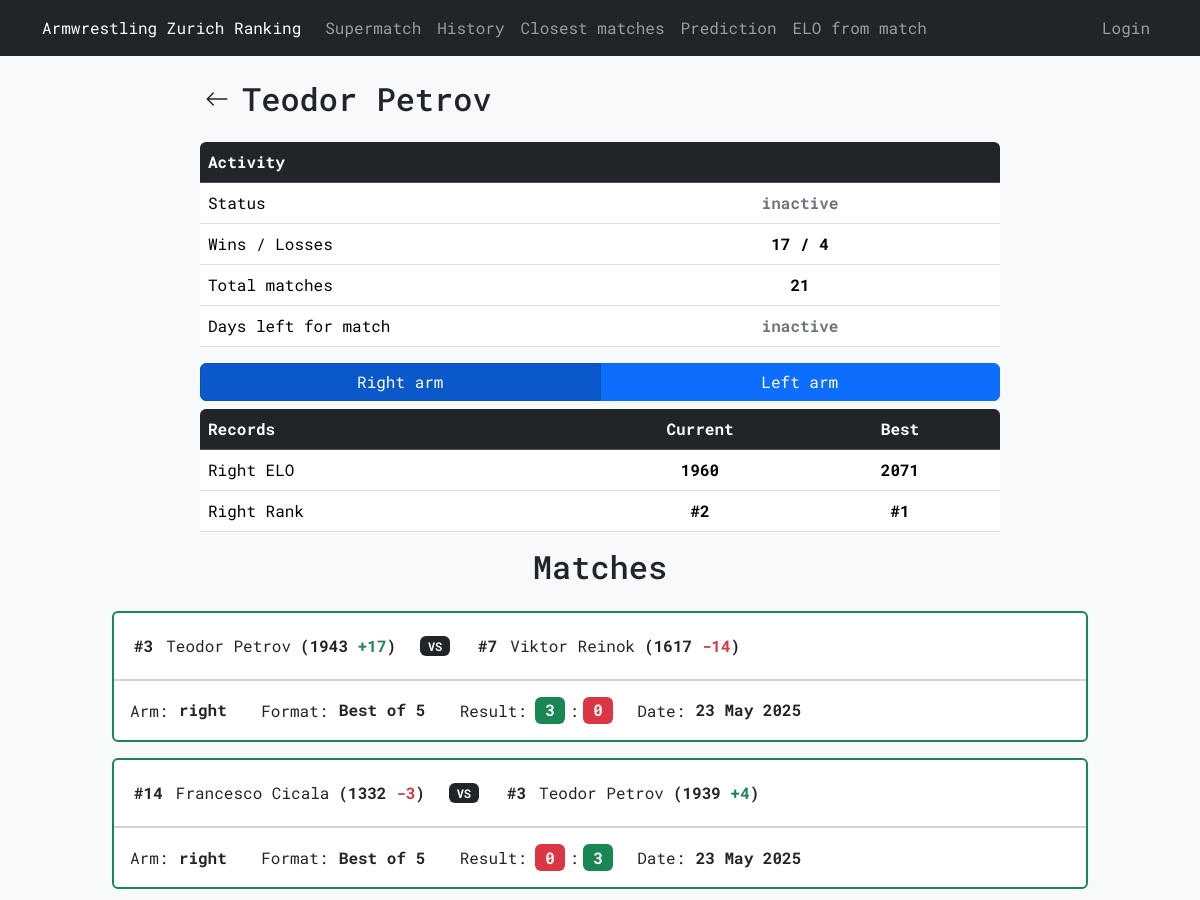
Before: /view_member?id=4&arm=right (upper part) with the older database file.
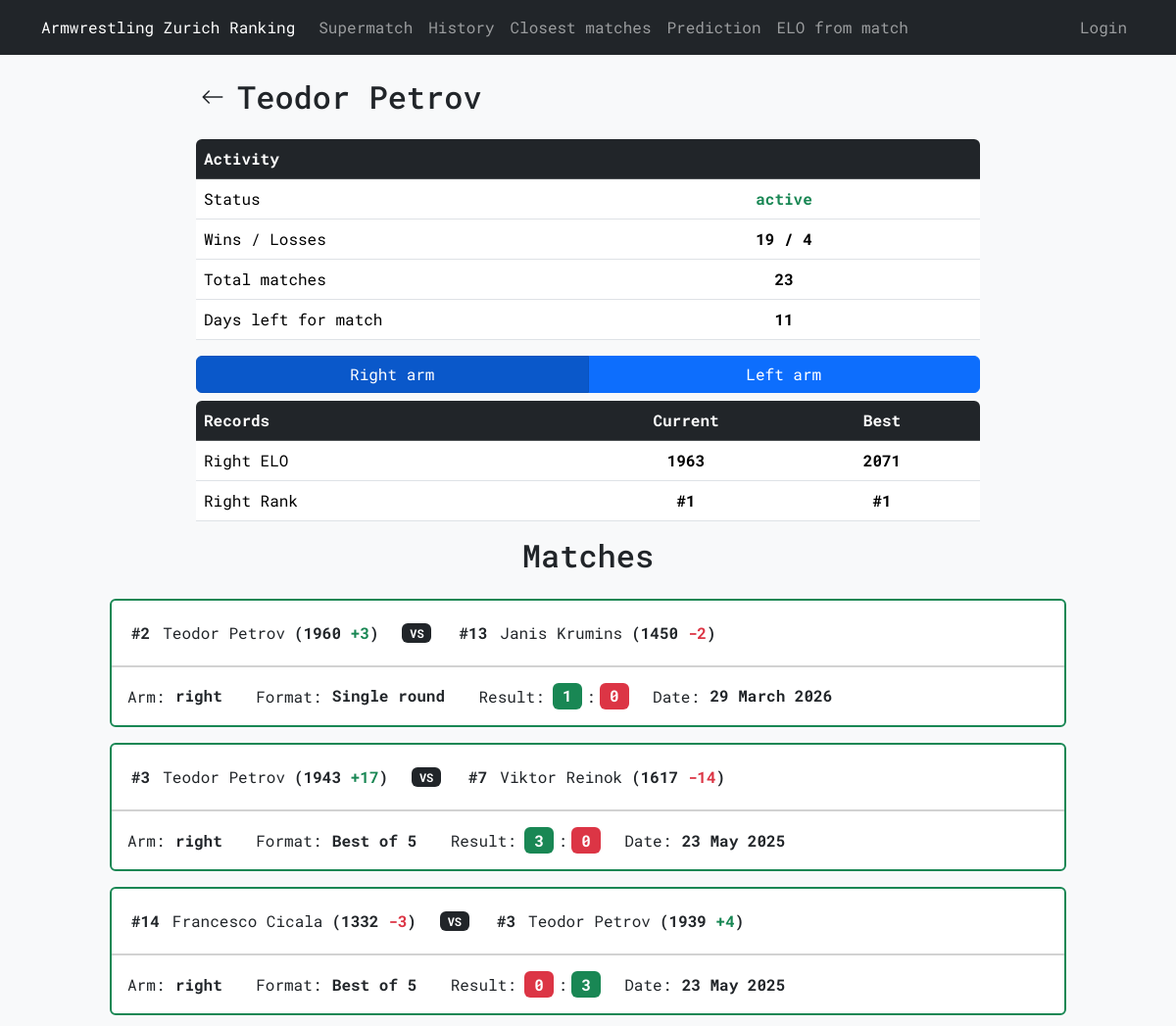
After: the same page with the newer database file.
### tables this page shows
CREATE TABLE "armwrestlers" (
    id INTEGER PRIMARY KEY AUTOINCREMENT,
    name TEXT NOT NULL UNIQUE,
    right_elo INTEGER NOT NULL,
    left_elo INTEGER NOT NULL,
    right_rank INTEGER,
    left_rank INTEGER,
    added_by TEXT NOT NULL,
    active_until DATE NOT NULL,
    last_edited_by TEXT, hidden INTEGER NOT NULL DEFAULT 0,
    FOREIGN KEY (added_by) REFERENCES users(username)
);

CREATE TABLE "history" (
    id INTEGER PRIMARY KEY AUTOINCREMENT,
    armwrestler1_id INTEGER NOT NULL,
    armwrestler2_id INTEGER NOT NULL,
    arm TEXT NOT NULL CHECK (arm IN ('right', 'left')),
    armwrestler1_rank INTEGER NOT NULL,
    armwrestler2_rank INTEGER NOT NULL,
    armwrestler1_elo INTEGER NOT NULL,
    armwrestler2_elo INTEGER NOT NULL,
    armwrestler1_score INTEGER NOT NULL,
    armwrestler2_score INTEGER NOT NULL,
    armwrestler1_elo_diff INTEGER NOT NULL,
    armwrestler2_elo_diff INTEGER NOT NULL,
    selected_format TEXT NOT NULL,
    date DATETIME DEFAULT CURRENT_TIMESTAMP,
    added_by TEXT NOT NULL,
    FOREIGN KEY (armwrestler1_id) REFERENCES armwrestlers(id),
    FOREIGN KEY (armwrestler2_id) REFERENCES armwrestlers(id),
    FOREIGN KEY (added_by) REFERENCES users(username)
);

### armelo_app.py (the view, shortened to what this page needs)
@app.route("/view_member", methods=["GET"])
def view_member():
    try:
        id = int(request.args.get('id'))
    except (ValueError, TypeError):
        raise NotFound()
    if request.args.get('arm') not in ('right', 'left'):
        return redirect(url_for('view_member', id=id, arm='right'))
    arm = get_arm()
    name_result = db_execute('SELECT name FROM armwrestlers WHERE id = ?', id)
    if not name_result:
        raise NotFound()
    name = name_result[0]['name']
    query = '''
        SELECT
            CASE WHEN a.hidden THEN 'hidden' WHEN a.active_until >= DATE('now') THEN 'active' ELSE 'inactive' END AS current_status,
            a.right_elo, a.left_elo, a.right_rank, a.left_rank,
            a.active_until
        FROM armwrestlers a
        WHERE a.id = ?
    '''
    current_status, current_right_elo, current_left_elo, current_right_rank, current_left_rank, active_until = db_execute(query, id)[0]
    wins, losses = 0, 0
    active_until_date = datetime.strptime(active_until, '%Y-%m-%d')
    days_left = (active_until_date - datetime.today()).days + 1
    days_left = days_left if days_left >= 0 else "inactive"
    history = db_execute('''
        SELECT a1.id AS armwrestler1_id, a1.name AS armwrestler1_name, a2.id AS armwrestler2_id, a2.name AS armwrestler2_name, h.arm,
               h.armwrestler1_rank, h.armwrestler2_rank, h.armwrestler1_elo, h.armwrestler2_elo,
               h.armwrestler1_score, h.armwrestler2_score, h.armwrestler1_elo_diff, h.armwrestler2_elo_diff,
               h.selected_format, h.date
        FROM history h
        JOIN armwrestlers a1 ON h.armwrestler1_id = a1.id
        JOIN armwrestlers a2 ON h.armwrestler2_id = a2.id
        WHERE h.armwrestler1_id = ? OR h.armwrestler2_id = ?
        ORDER BY h.id DESC
    ''', id, id)
    selected_arm_history = []
    if history:
        best_right_elo = current_right_elo
        best_left_elo = current_left_elo
        best_right_rank = current_right_rank
        best_left_rank = current_left_rank
        wins_losses = []
        for record in history:
            is_armwrestler1 = record['armwrestler1_id'] == id
            match_arm = record['arm']
            elo = record['armwrestler1_elo'] if is_armwrestler1 else record['armwrestler2_elo']
            rank = record['armwrestler1_rank'] if is_armwrestler1 else record['armwrestler2_rank']
            my_score, opponent_score = (record['armwrestler1_score'], record['armwrestler2_score']) if is_armwrestler1 else (record['armwrestler2_score'], record['armwrestler1_score'])
            if my_score > opponent_score:
                wins += 1
                if match_arm == arm:
                    wins_losses.append("win")
            elif my_score < opponent_score:
                losses += 1
                if match_arm == arm:
                    wins_losses.append("loss")
            elif match_arm == arm:
                wins_losses.append("draw")
            if match_arm == 'right':
                best_right_elo = max(best_right_elo, elo)
                best_right_rank = min(best_right_rank, rank) if best_right_rank is not None else rank
                if arm == 'right':
                    selected_arm_history.append(record)
            elif match_arm == 'left':
                best_left_elo = max(best_left_elo, elo)
                best_left_rank = min(best_left_rank, rank) if best_left_rank is not None else rank
                if arm == 'left':
                    selected_arm_history.append(record)
        formatted_data = get_matches_formatted_data(selected_arm_history)
        total_matches = len(history)
    badges_for_arm = db_execute('''
        SELECT badges.name, badges.color
        FROM armwrestler_badges
        JOIN badges ON armwrestler_badges.badge_id = badges.id
        WHERE armwrestler_badges.armwrestler_id = ? AND armwrestler_badges.arm = ?
    ''', id, arm)
    template_data = {
        'id': id,
        'name': name,
        'current_right_elo': current_right_elo, 'current_left_elo': current_left_elo,
        'current_right_rank': current_right_rank, 'current_left_rank': current_left_rank,
        'best_right_elo': best_right_elo, 'best_left_elo': best_left_elo,
        'best_right_rank': best_right_rank, 'best_left_rank': best_left_rank,
        'current_status': current_status,
        'matches': selected_arm_history, 'formatted_data': formatted_data,
        'wins': wins, 'losses': losses, 'total_matches': total_matches,
        'days_left': days_left, 'wins_losses': wins_losses,
        'arm': arm,
        'badges_for_arm': badges_for_arm
    }
    if is_htmx():
        return render_template('view_member_partial.html', **template_data)
    return render_template('view_member.html', **template_data)

### templates/view_member.html (shortened to what this page needs)
{% extends "layout.html" %}
{% from 'macros.html' import back_header %}
{% block content %}
<div class="mx-auto" style="max-width: 800px;">
    {{ back_header(name) }}
    <div class="table-responsive rounded">
        <table class="table">
            <thead class="table-dark">
                <tr>
                    <th colspan="2" class="align-middle">Activity</th>
                </tr>
            </thead>
            <tbody>
                <tr>
                    <td class="w-50 align-middle">Status</td>
                    <td class="text-center align-middle">
                        <span class="{% if current_status == 'active' %}text-success{% else %}text-secondary{% endif %}">
                            <strong>{{ current_status }}</strong>
                        </span>
                    </td>
                </tr>
                <tr>
                    <td class="w-50 align-middle">Wins / Losses</td>
                    <td class="text-center align-middle">
                        <strong>{{ wins }} / {{ losses }}</strong>
                    </td>
                </tr>
                <tr>
                    <td class="w-50 align-middle">Total matches</td>
                    <td class="text-center align-middle">
                        <strong>{{ total_matches }}</strong>
                    </td>
                </tr>
                <tr>
                    <td class="w-50 align-middle">Days left for match</td>
                    <td class="text-center align-middle {% if days_left == 'inactive' %}text-secondary{% endif %}">
                        <strong>{{ days_left }}</strong>
                    </td>
                </tr>
            </tbody>
        </table>
    </div>
</div>
<div id="arm_info">
    {% include 'view_member_partial.html' %}
</div>
{% endblock %}

### templates/macros.html (shortened to what this page needs)
{% macro back_header(title) %}
<div class="mb-4">
    <div class="row m-auto">
        <div class="col-auto p-0 d-flex align-items-center">
            <form action="{{ url_for('ranking') }}" method="GET">
                <button type="submit" class="btn btn-generic px-1 py-1 d-flex align-items-center">
                    <svg xmlns="http://www.w3.org/2000/svg" width="24" height="24" fill="currentColor" class="bi bi-arrow-left" viewBox="0 0 16 16">
                        <path fill-rule="evenodd" d="M15 8a.5.5 0 0 0-.5-.5H2.707l3.147-3.146a.5.5 0 1 0-.708-.708l-4 4a.5.5 0 0 0 0 .708l4 4a.5.5 0 0 0 .708-.708L2.707 8.5H14.5A.5.5 0 0 0 15 8"/>
                    </svg>
                </button>
            </form>
        </div>
        <div class="col d-flex align-items-center px-2">
            <h2 class="mb-0">{{ title }}</h2>
        </div>
    </div>
</div>
{% endmacro %}
{% macro arm_toggle(endpoint, target, push=false, url_kwargs={}) %}
<div class="btn-group btn-group-toggle mb-2 w-100">
    <a href="{{ url_for(endpoint, arm='right', **url_kwargs) }}"
       class="btn btn-primary w-50 {{ 'active' if arm == 'right' else '' }}"
       role="button"
       hx-get="{{ url_for(endpoint, arm='right', **url_kwargs) }}"
       hx-target="{{ target }}"
       hx-swap="innerMorph"
       {% if push %}hx-push-url="true"{% endif %}
       aria-pressed="{{ 'true' if arm == 'right' else 'false' }}">Right arm</a>
    <a href="{{ url_for(endpoint, arm='left', **url_kwargs) }}"
       class="btn btn-primary w-50 {{ 'active' if arm == 'left' else '' }}"
       role="button"
       hx-get="{{ url_for(endpoint, arm='left', **url_kwargs) }}"
       hx-target="{{ target }}"
       hx-swap="innerMorph"
       {% if push %}hx-push-url="true"{% endif %}
       aria-pressed="{{ 'true' if arm == 'left' else 'false' }}">Left arm</a>
</div>
{% endmacro %}

### templates/view_member_partial.html (shortened to what this page needs)
<div class="mx-auto" style="max-width: 800px;">
{% from 'macros.html' import arm_toggle with context %}
{{ arm_toggle('view_member', '#arm_info', push=true, url_kwargs={'id': id}) }}
    <div class="table-responsive rounded">
        <table class="table">
            <thead class="table-dark">
                <tr>
                    <th class="w-50 align-middle">Records</th>
                    <th class="text-center w-25 align-middle">Current</th>
                    <th class="text-center w-25 align-middle">Best</th>
                </tr>
            </thead>
            <tbody>
                {% if arm == 'right' %}
                <tr>
                    <td class="align-middle">Right ELO</td>
                    <td class="text-center align-middle"><strong>{{ current_right_elo }}</strong></td>
                    <td class="text-center align-middle"><strong>{{ best_right_elo }}</strong></td>
                </tr>
                <tr>
                    <td class="align-middle">Right Rank</td>
                    <td class="text-center align-middle">
                        <strong>{% if current_right_rank %}#{% endif %}{{ current_right_rank }}</strong>
                    </td>
                    <td class="text-center align-middle">
                        <strong>{% if best_right_rank %}#{% endif %}{{ best_right_rank }}</strong>
                    </td>
                </tr>
                {% endif %}
            </tbody>
        </table>
    </div>
</div>
<div class="col-auto text-center mb-4">
    <h2>Matches</h2>
</div>
{% if matches %}
{% include 'matches_partial.html' %}
{% else %}
<div class="alert alert-secondary">
    The armwrestler has not had any matches on the <strong>{{ arm }}</strong> arm.
</div>
{% endif%}

### templates/matches_partial.html (shortened to what this page needs)
{% for match in matches %}
<div class="col-12 mb-3">
    {% if wins_losses %}
        {% if wins_losses[loop.index - 1] == 'win' %}
            <div class="card border-success card-wider-border">
        {% elif wins_losses[loop.index - 1] == 'loss' %}
            <div class="card border-danger card-wider-border">
        {% else %}
            <div class="card card-wider-border">
        {% endif %}
    {% else %}
        <div class="card">
    {% endif %}
            <div class="card-header bg-transparent">
                <div class="row mt-2">
                    <div class="col-12 col-lg-auto mb-2 d-flex justify-content-center">
                        <div class="d-flex align-items-center gap-0 align-middle">
                            {% if match['armwrestler1_rank'] %}
                            <strong class="align-middle p-1">#{{ match['armwrestler1_rank'] }}</strong>
                            {% endif %}
                            <a href="{{ url_for('view_member', id=match['armwrestler1_id'], arm=match['arm']) }}" class="btn btn-generic text-start px-2 py-1 m-0 text-nowrap">
                                {{ match['armwrestler1_name'] }}
                            </a>
                            <strong class="text-nowrap align-middle">({{ match['armwrestler1_elo'] }} <span class="{{ formatted_data[loop.index - 1].diff1_color }}">{{ formatted_data[loop.index - 1].diff1_text }}</span>)</strong>
                        </div>
                    </div>
                    <div class="col-12 col-lg-auto text-center mb-2 d-flex align-items-center justify-content-center">
                        <span class="badge bg-dark">VS</span>
                    </div>
                    <div class="col-12 col-lg-auto mb-2 d-flex justify-content-center">
                        <div class="d-flex align-items-center gap-0 align-middle">
                            {% if match['armwrestler2_rank'] %}
                            <strong class="align-middle p-1">#{{ match['armwrestler2_rank'] }}</strong>
                            {% endif %}
                            <a href="{{ url_for('view_member', id=match['armwrestler2_id'], arm=match['arm']) }}" class="btn btn-generic text-start px-2 py-1 m-0 text-nowrap">
                                {{ match['armwrestler2_name'] }}
                            </a>
                            <strong class="text-nowrap align-middle">({{ match['armwrestler2_elo'] }} <span class="{{ formatted_data[loop.index - 1].diff2_color }}">{{ formatted_data[loop.index - 1].diff2_text }}</span>)</strong>
                        </div>
                    </div>
                </div>
            </div>
            <div class="card-body">
                <div class="card-text">
                    <div class="row justify-content-start">
                        <div class="col-12 col-lg-auto mb-2 mb-lg-0 text-start">
                            Arm:<span class="fs-6 mx-0 badge text-dark">{{ match['arm'] }}</span>
                        </div>
                        <div class="col-12 col-lg-auto mb-2 mb-lg-0 text-start">
                            Format:<span class="fs-6 mx-0 badge text-dark">{{ match['selected_format'] }}</span>
                        </div>
                        <div class="col-12 col-lg-auto mb-2 mb-lg-0 text-start">
                            Result:<span class="fs-6 ms-2 me-1 badge {{ formatted_data[loop.index - 1].score1_color }}">{{ match['armwrestler1_score'] }}</span>:<span class="fs-6 ms-1 me-0 badge {{ formatted_data[loop.index - 1].score2_color }}">{{ match['armwrestler2_score'] }}</span>
                        </div>
                        <div class="col-12 col-lg-auto mb-0 mb-lg-0 text-start">
                            Date:<span class="fs-6 mx-0 badge text-dark">{{ formatted_data[loop.index - 1].date }}</span>
                        </div>
                    </div>
                </div>
            </div>
        </div>
</div>
{% endfor %}

Changed rows visible on the page:
changed armwrestlers "Teodor Petrov": right_elo "1960" → "1963"
added history: armwrestler1_rank "2", armwrestler1_name "Teodor Petrov", armwrestler1_elo "1960", index "+3", armwrestler2_rank "13", armwrestler2_name "Janis Krumins", armwrestler2_elo "1450", armwrestler2_elo_diff "-2", arm "right", selected_format "Single round", armwrestler1_score "1", armwrestler2_score "0", date "29 March 2026"
Other visible differences:
{{ current_status }}: "inactive" → "active"
{{ wins }}: "17" → "19"
{{ total_matches }}: "21" → "23"
{{ days_left }}: "inactive" → "11"
{{ current_right_rank }}: "2" → "1"
